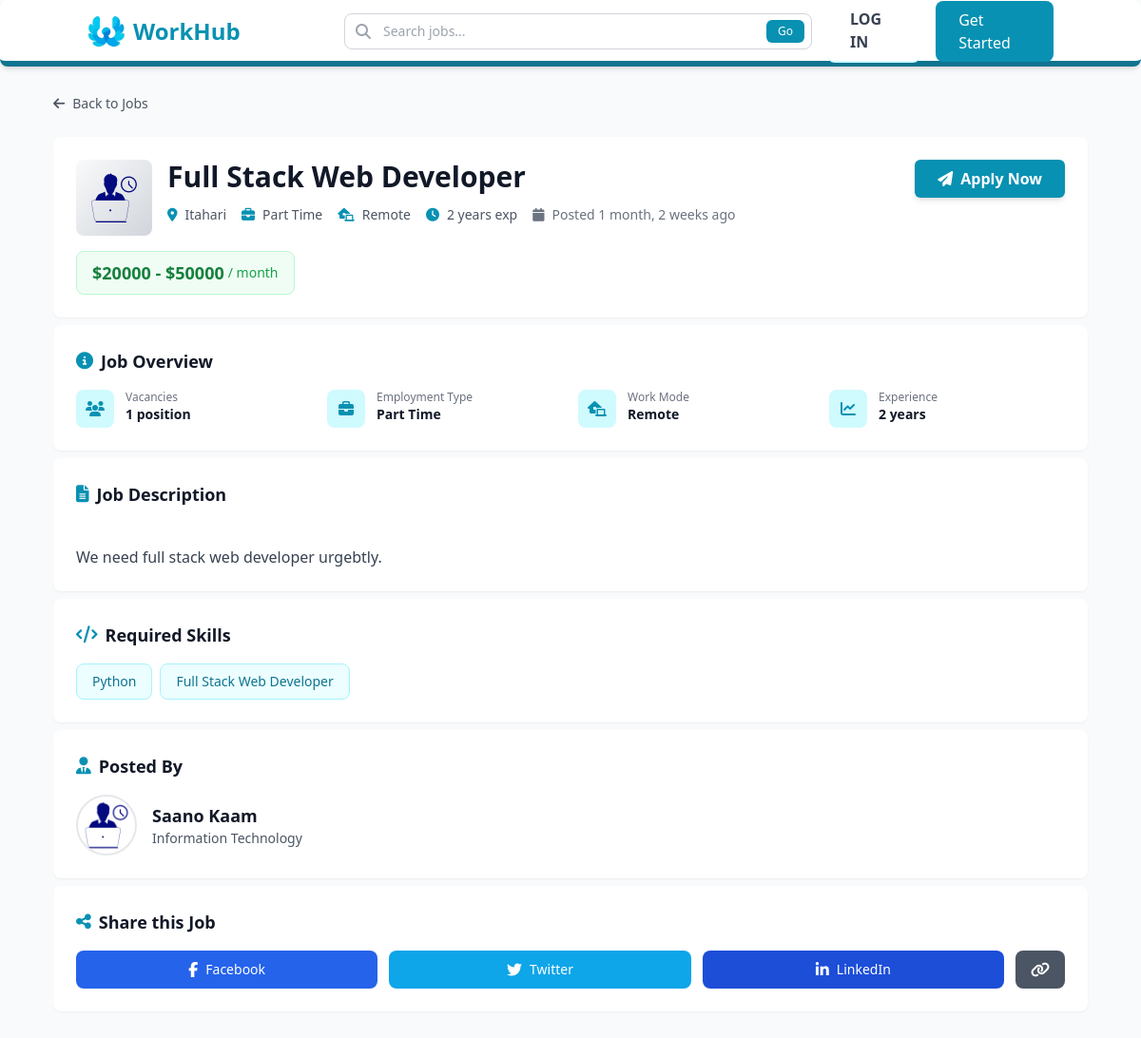
Page /jobs/1/ on the committed database.
### jobs/models.py (models this page shows, shortened)
class Job(models.Model):
    class EMPLOYMENT_TYPE_CHOICES (models.TextChoices):
        FullTime = "Full Time", "Full Time"
        PartTime = "Part Time", "Part Time"
        Contract = "Contract", "Contract"
        Intern = "Internship", "Internship"
    class WORK_MODE_CHOICES (models.TextChoices):
        OnSite = "On-site", "On-site"
        Remote = "Remote", "Remote"
        Hybrid = "Hybrid", "Hybrid"
    title = models.CharField(max_length=150)
    description = models.TextField()
    company = models.ForeignKey(Company, on_delete=models.CASCADE, related_name="jobs")
    location = models.CharField(max_length=150)
    recruiter = models.ForeignKey(User, on_delete=models.CASCADE, related_name="jobs_recruited")
    employment_type = models.CharField(max_length=20, choices=EMPLOYMENT_TYPE_CHOICES, default=EMPLOYMENT_TYPE_CHOICES.FullTime )
    work_mode = models.CharField( max_length=20, choices=WORK_MODE_CHOICES , default=WORK_MODE_CHOICES.OnSite )
    min_experience = models.PositiveIntegerField( help_text="Minimum experience required (in years)"  )
    vacancies = models.PositiveIntegerField( default=1 )
    salary_min = models.PositiveIntegerField( null=True, blank=True )
    salary_max = models.PositiveIntegerField( null=True, blank=True )
    skills = models.ManyToManyField( Skill,  related_name="jobs", blank=True )
    is_active = models.BooleanField(default=True)
    created_at = models.DateTimeField(auto_now_add=True)
    updated_at = models.DateTimeField(auto_now=True)

### companies/models.py (models this page shows, shortened)
class Company(models.Model):
    def generateImagePath(instance, filename):
        return f"companies/{instance.created_by.username}/{filename}"
    class OrganizationSize(models.TextChoices):
        SIZE_1_10 = "1-10", "1-10 employees"
        SIZE_11_50 = "11-50", "11-50 employees"
        SIZE_51_200 = "51-200", "51-200 employees"
        SIZE_201_500 = "201-500", "201-500 employees"
        SIZE_501_1000 = "501-1000", "501-1000 employees"
        SIZE_1000_PLUS = "1000+", "1000+ employees"
    class OrganizationType(models.TextChoices):
        PRIVATE = "private", "Private"
        PUBLIC = "public", "Public"
        NON_PROFIT = "non_profit", "Non-profit"
        GOVERNMENT = "government", "Government"
        EDUCATIONAL = "educational", "Educational"
        SELF_EMPLOYED = "self_employed", "Self-employed"
    name = models.CharField(max_length=255)
    description = models.TextField(blank=True)
    public_url = models.SlugField(unique=True)
    website = models.URLField(blank=True)
    industry = models.CharField(max_length=100)
    organization_size = models.CharField(max_length=20, choices=OrganizationSize.choices)
    organization_type = models.CharField(max_length=20, choices=OrganizationType.choices)
    logo = models.ImageField(upload_to=generateImagePath,default="users/default_company.png")
    tagline = models.CharField(max_length=120, blank=True)
    created_by = models.ForeignKey(User, on_delete=models.CASCADE, related_name="companies_created")
    created_at = models.DateTimeField(auto_now_add=True)

### skills/models.py (models this page shows, shortened)
class Skill(models.Model):
    name = models.CharField(max_length=50, unique=True)
    is_active = models.BooleanField(default=True)

### jobs/views.py (the view, shortened to what this page needs)
# urls.py: path("<int:pk>/", job_detail, name="job_detail"),
def job_detail(request, pk):
    job = get_object_or_404(Job, pk=pk)
    has_applied = False
    application_status = None
    profile = None
    profile_comparison = {}
    return render(request, "pages/jobs/job_detail.html", {
        "job": job,
        "has_applied": has_applied,
        "application_status": application_status,
        "profile": profile,
        "profile_comparison": profile_comparison
    })

### templates/pages/jobs/job_detail.html (shortened to what this page needs)
{% extends 'layouts/main.html' %}
{% block content %}
<div class="min-h-screen bg-gray-50 py-8">
  <div class="max-w-6xl mx-auto px-4 sm:px-6 lg:px-8">
    <div class="mb-6">
      <a href="{% url 'jobs' %}" class="inline-flex items-center text-sm text-gray-600 hover:text-cyan-600 transition duration-300">
        <i class="fas fa-arrow-left mr-2"></i>
        Back to Jobs
      </a>
    </div>
    <div class="bg-white rounded-lg shadow-sm p-6 mb-2">
      <div class="flex items-start justify-between">
        <div class="flex items-start gap-4">
          <div class="flex-shrink-0 w-20 h-20 bg-gradient-to-br from-gray-50 to-gray-300 rounded-lg flex items-center justify-center text-white font-bold text-2xl">
                <img src="{{ job.company.logo.url }}" alt="{{ job.company.name }}" class="w-16 h-16 object-contain rounded-full">
          </div>
          <div>
            <h1 class="text-3xl font-bold text-gray-900">{{ job.title }}</h1>
            <div class="flex flex-wrap items-center gap-4 mt-3 text-sm text-gray-600">
              <span class="flex items-center">
                <i class="fas fa-map-marker-alt mr-2 text-cyan-600"></i>
                {{ job.location }}
              </span>
              <span class="flex items-center">
                <i class="fas fa-briefcase mr-2 text-cyan-600"></i>
                {{ job.get_employment_type_display }}
              </span>
              <span class="flex items-center">
                <i class="fas fa-laptop-house mr-2 text-cyan-600"></i>
                {{ job.get_work_mode_display }}
              </span>
              <span class="flex items-center">
                <i class="fas fa-clock mr-2 text-cyan-600"></i>
                {{ job.min_experience }} year{{ job.min_experience|pluralize }} exp
              </span>
              <span class="flex items-center text-gray-500">
                <i class="fas fa-calendar mr-2"></i>
                Posted {{ job.created_at|timesince }} ago
              </span>
            </div>
          </div>
        </div>
        <div class="flex flex-col items-end gap-2">
          {% if user == job.recruiter %}
            <div class="flex items-center gap-2">
              <a href="/jobs/edit/{job.id}" class="px-6 py-2 text-sm text-cyan-600 hover:text-cyan-700 border border-cyan-600 rounded-md hover:bg-cyan-50 transition duration-300">
                <i class="fas fa-edit mr-1"></i>Edit
              </a>
              <form method="POST" action="{% url 'job_delete' job.id %}" class="inline" onsubmit="return confirm('Are you sure you want to delete this job?');">
                {% csrf_token %}
                <button type="submit" class="px-6 py-2 text-sm bg-red-600 text-white hover:shadow-md hover:bg-red-700 shadow-red-700 rounded-md transition duration-300">
                  <i class="fas fa-trash mr-1"></i>Delete
                </button>
              </form>
            </div>
          {% else %}
          {% if has_applied %}
            {% if application_status != 'rejected' %}
            <div class="flex flex-col items-end gap-2">
              <button onclick="openCancelDialog()" class="px-1 md:px-3 lg:px-6 py-2 bg-red-600 text-white text-xs md:text-sm font-base md:font-semibold rounded-md hover:bg-red-700 transition duration-300 shadow-md hover:shadow-lg">
                <i class="fas fa-times-circle mr-2"></i>Cancel Application
              </button>
                <span class="text-xs md:text-sm font-medium mx-auto
                  {% if application_status == 'applied' %}text-blue-700{% endif %}
                  {% if application_status == 'reviewing' %}text-yellow-700{% endif %}
                  {% if application_status == 'shortlisted' %}text-green-700{% endif %}
                  {% if application_status == 'rejected' %}text-red-700{% endif %}
                  {% if application_status == 'hired' %}text-purple-700{% endif %}">
                  Application Status: {{ application_status|title }}
                </span>
            </div>
            {% else %}
              <span class="text-sm font-medium text-red-700 mx-auto">
                Application Status: Rejected
              </span>
            {% endif %}
          {% else %}
          <button onclick="openApplyModal()" class="px-6 py-2 bg-cyan-600 text-white font-semibold rounded-md hover:bg-cyan-700 transition duration-300 shadow-md hover:shadow-lg">
            <i class="fas fa-paper-plane mr-2"></i>Apply Now
          </button>
          {% endif %}
          {% endif %}
        </div>
      </div>
      {% if job.salary_min and job.salary_max %}
      <div class="mt-4 inline-flex items-center px-4 py-2 bg-green-50 border border-green-200 rounded-lg">
        <span class="text-lg font-semibold text-green-700">
          ${{ job.salary_min|floatformat:0 }} - ${{ job.salary_max|floatformat:0 }}
        </span>
        <span class="text-sm text-green-600 ml-1">/ month</span>
      </div>
      {% else %}
      <div class="mt-4 inline-flex items-center px-4 py-2 bg-gray-50 border border-gray-200 rounded-lg">
        <span class="text-sm font-medium text-gray-600">
          Salary: Negotiable
        </span>
      </div>
      {% endif %}
    </div>
    <div class="bg-white rounded-lg shadow-sm p-6 mb-2">
      <h2 class="text-lg font-semibold text-gray-900 mb-4 flex items-center">
        <i class="fas fa-info-circle mr-2 text-cyan-600"></i>
        Job Overview
      </h2>
      <div class="grid grid-cols-2 md:grid-cols-4 gap-4">
        <div class="flex items-start gap-3">
          <div class="flex-shrink-0 w-10 h-10 bg-cyan-100 rounded-lg flex items-center justify-center">
            <i class="fas fa-users text-cyan-600"></i>
          </div>
          <div>
            <p class="text-xs font-medium text-gray-500">Vacancies</p>
            <p class="text-sm font-semibold text-gray-900">{{ job.vacancies }} position{{ job.vacancies|pluralize }}</p>
          </div>
        </div>
        <div class="flex items-start gap-3">
          <div class="flex-shrink-0 w-10 h-10 bg-cyan-100 rounded-lg flex items-center justify-center">
            <i class="fas fa-briefcase text-cyan-600"></i>
          </div>
          <div>
            <p class="text-xs font-medium text-gray-500">Employment Type</p>
            <p class="text-sm font-semibold text-gray-900">{{ job.get_employment_type_display }}</p>
          </div>
        </div>
        <div class="flex items-start gap-3">
          <div class="flex-shrink-0 w-10 h-10 bg-cyan-100 rounded-lg flex items-center justify-center">
            <i class="fas fa-laptop-house text-cyan-600"></i>
          </div>
          <div>
            <p class="text-xs font-medium text-gray-500">Work Mode</p>
            <p class="text-sm font-semibold text-gray-900">{{ job.get_work_mode_display }}</p>
          </div>
        </div>
        <div class="flex items-start gap-3">
          <div class="flex-shrink-0 w-10 h-10 bg-cyan-100 rounded-lg flex items-center justify-center">
            <i class="fas fa-chart-line text-cyan-600"></i>
          </div>
          <div>
            <p class="text-xs font-medium text-gray-500">Experience</p>
            <p class="text-sm font-semibold text-gray-900">{{ job.min_experience }} year{{ job.min_experience|pluralize }}</p>
          </div>
        </div>
      </div>
    </div>
    <div class="bg-white rounded-lg shadow-sm p-6 mb-2">
      <h2 class="text-lg font-semibold text-gray-900 mb-4 flex items-center">
        <i class="fas fa-file-alt mr-2 text-cyan-600"></i>
        Job Description
      </h2>
      <div class="prose prose-sm max-w-none text-gray-700 whitespace-pre-line">
        {{ job.description }}
      </div>
    </div>
    {% if job.skills.all %}
    <div class="bg-white rounded-lg shadow-sm p-6 mb-2">
      <h2 class="text-lg font-semibold text-gray-900 mb-4 flex items-center">
        <i class="fas fa-code mr-2 text-cyan-600"></i>
        Required Skills
      </h2>
      <div class="flex flex-wrap gap-2">
        {% for skill in job.skills.all %}
        <span class="px-4 py-2 bg-cyan-50 text-cyan-700 text-sm font-medium rounded-lg border border-cyan-200">
          {{ skill.name }}
        </span>
        {% endfor %}
      </div>
    </div>
    {% endif %}
    <div class="bg-white rounded-lg shadow-sm p-6 mb-2">
      <h2 class="text-lg font-semibold text-gray-900 mb-4 flex items-center">
        <i class="fas fa-user-tie mr-2 text-cyan-600"></i>
        Posted By
      </h2>
      <div class="flex items-center gap-4">
        <img src="{{ job.company.logo.url }}" alt="{{ job.company.name }} Logo"
             class="w-16 h-16 rounded-full object-cover border-2 border-gray-200">
        <div>
          <p class="font-semibold text-gray-900 text-lg">{{job.company.name}}</p>
          <p class="text-sm text-gray-600">{{ job.company.industry }}</p>
        </div>
      </div>
    </div>
    <div class="bg-white rounded-lg shadow-sm p-6">
      <h2 class="text-lg font-semibold text-gray-900 mb-4 flex items-center">
        <i class="fas fa-share-alt mr-2 text-cyan-600"></i>
        Share this Job
      </h2>
      <div class="flex gap-3">
        <button class="flex-1 px-4 py-2 bg-blue-600 text-white rounded-lg hover:bg-blue-700 transition duration-300 flex items-center justify-center gap-2">
          <i class="fab fa-facebook-f"></i>
          <span class="text-sm">Facebook</span>
        </button>
        <button class="flex-1 px-4 py-2 bg-sky-500 text-white rounded-lg hover:bg-sky-600 transition duration-300 flex items-center justify-center gap-2">
          <i class="fab fa-twitter"></i>
          <span class="text-sm">Twitter</span>
        </button>
        <button class="flex-1 px-4 py-2 bg-blue-700 text-white rounded-lg hover:bg-blue-800 transition duration-300 flex items-center justify-center gap-2">
          <i class="fab fa-linkedin-in"></i>
          <span class="text-sm">LinkedIn</span>
        </button>
        <button onclick="copyJobLink()" class="px-4 py-2 bg-gray-600 text-white rounded-lg hover:bg-gray-700 transition duration-300">
          <i class="fas fa-link"></i>
        </button>
      </div>
    </div>
  </div>
</div>
{% endblock %}

### templates/layouts/main.html (style rules this page uses)
* { margin: 0; }

### rows in the picture
Job: company.logo (picture), title "Full Stack Web Developer", location "Itahari", employment_type "Part Time", work_mode "Remote", min_experience "2", created_at "1 month, 2 weeks", salary_min "20000", salary_max "50000", vacancies "1", description "We need full stack web developer urgebtly.", company.name "Saano Kaam", company.industry "Information Technology"
Skill: name "Python"
Skill: name "Full Stack Web Developer"
